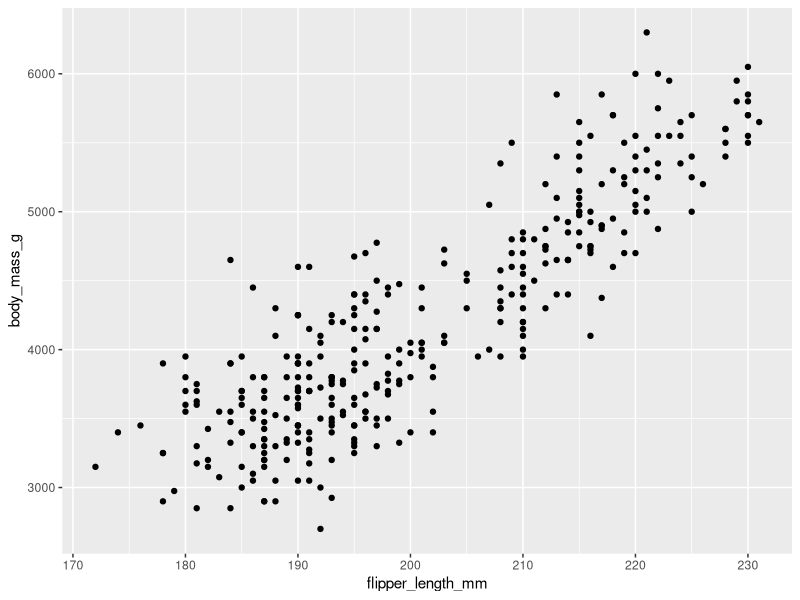
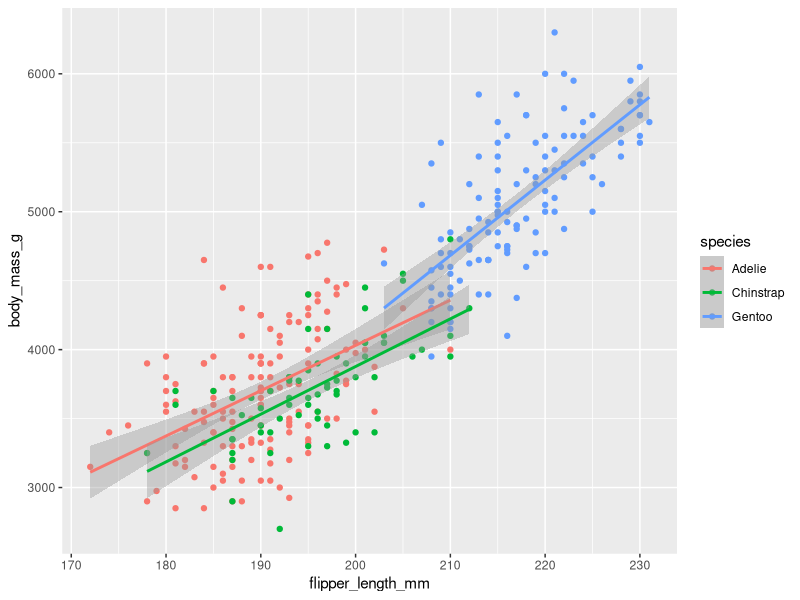
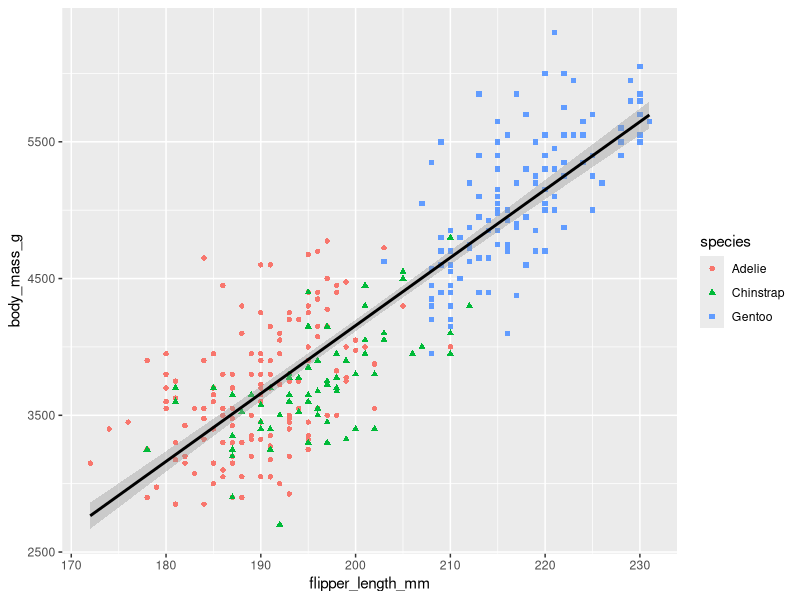
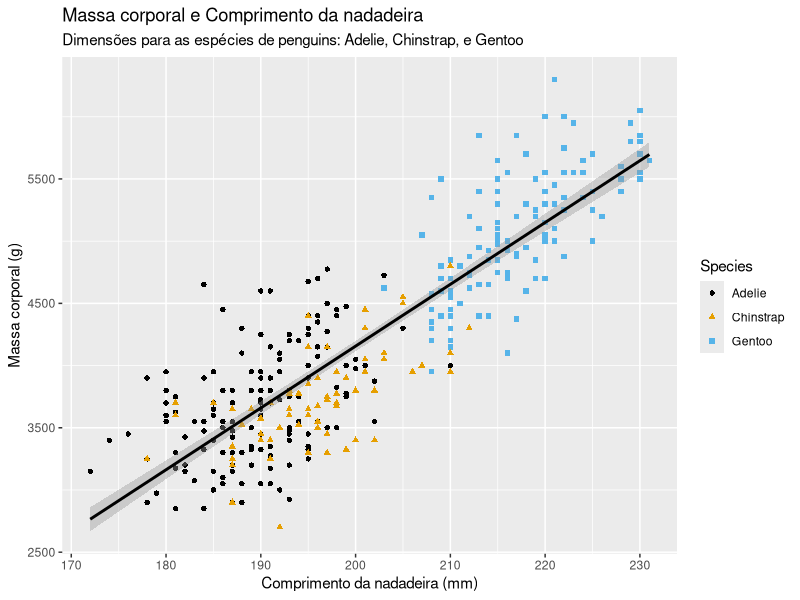
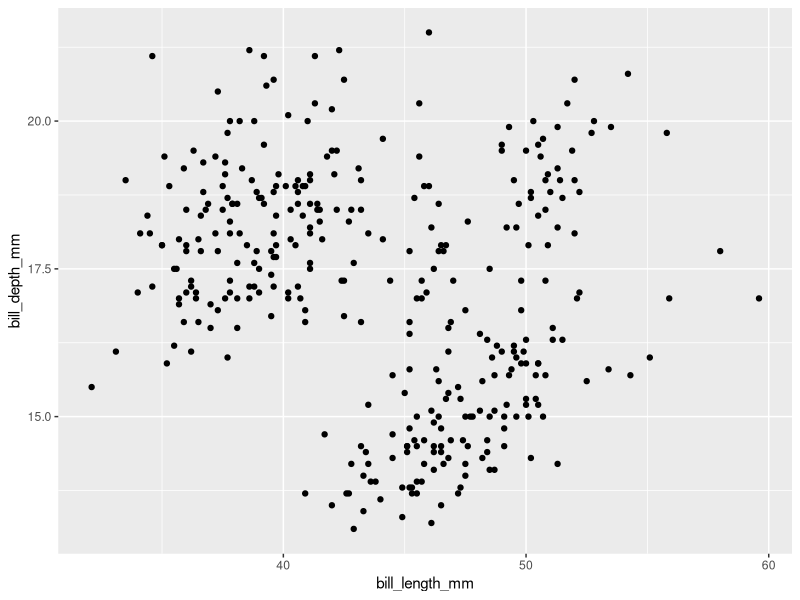
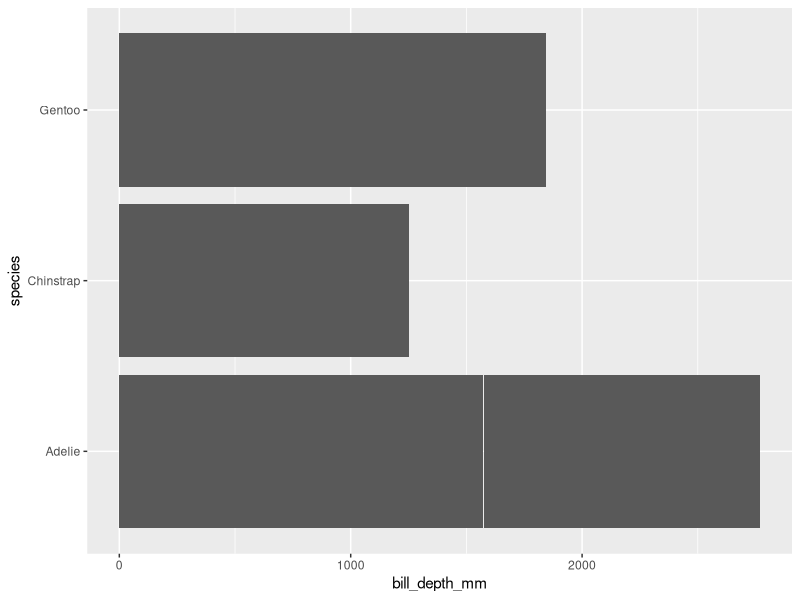
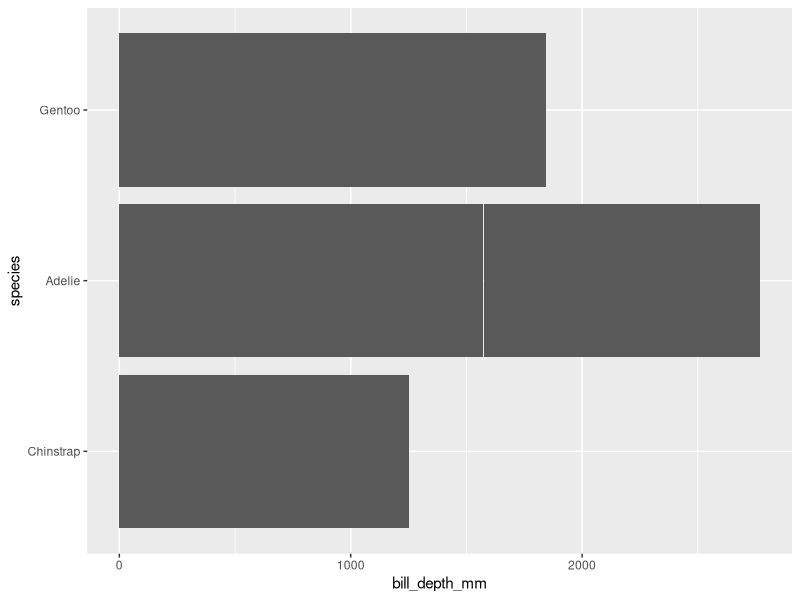

Reproduce these figures in R, in order. (Note: this script raises an error after producing the figures.)

# ggplplot - visualizacao de dados ----------------------------------------
# Carregando os pacotes:

library(tidyverse)
install.packages("palmerpenguins")
install.packages("ggthemes")
library(palmerpenguins)
library(ggthemes)


penguins %>% 
  view()
glimpse(penguins)


ggplot(data = penguins, 
       mapping = aes(x = flipper_length_mm, y = body_mass_g))+
  geom_point()


# testando a relacao do tamanho da nadeira com a massa corporal 
#junto a variavel especie:

ggplot(data = penguins, 
       mapping = aes(x  = flipper_length_mm, y = body_mass_g, color = species))+
  geom_point() + geom_smooth(method = "lm")



# Scatterplot (geom_point) sao bons para demonstrar a relacao entre duas
#variaveis numericas. 

#Entretanto, e importante nao se deixar levar de primeira por uma relacao aparente
#e fazer combinacoes com outras variaveis para observar se esta primeira
#impressao permanece ou muda. 


#Quando definimos o argumento estetico (aes) no nivel global, cada nova 
#camada adicionada reflete para todo o grafico, entretanto, agora queremos
#diferenciar as cores apenas pela variavel species, mas nao queremos que o 
#geom_smoth seja afetado, entao devemos defirnir a cor no nivel local, ou seja,
#apenas no objeto geometrico que lhe diz respeito, o geom_point:

ggplot(data = penguins, 
       mapping = aes(x = flipper_length_mm, y = body_mass_g)) +
  geom_point(aes(color = species, shape = species)) +
  geom_smooth(method = "lm", color = "black")


# adicionando uma legenda com o argumento labd:


ggplot(data = penguins, 
       mapping = aes(x = flipper_length_mm, y = body_mass_g)) +
  geom_point(aes(color = species, shape = species)) +
  geom_smooth(method = "lm", color = "black")+
  labs(
    title = "Massa corporal e Comprimento da nadadeira",
    subtitle = "Dimensões para as espécies de penguins: Adelie, Chinstrap, e Gentoo",
    x = "Comprimento da nadadeira (mm)",
    y = "Massa corporal (g)",
    color = "Species", shape = "Species"
  )+
  scale_color_colorblind()



#scale_color_colorblind adiciona uma camada de cores segura para pessoas
#que nao enxergam determinadas cores. 




# Exercicios --------------------------------------------------------------

# 1 - How many rows are in penguins? How many columns?

glimpse(penguins)

# 344 linhas - observacoes
# 8 colunas - variaveis

# 2 - What does the bill_depth_mm variable in the penguins data frame describe? 
# Read the help for ?penguins to find out.

?penguins
# a number denoting bill depth (millimeters)


# 3 - Make a scatterplot of bill_depth_mm vs. bill_length_mm. 
# That is, make a scatterplot with bill_depth_mm on the y-axis and bill_length_mm on the x-axis. 
# Describe the relationship between these two variables.

ggplot(data = penguins, 
       mapping = aes(x = bill_length_mm, y =  bill_depth_mm))+
  geom_point()
#a relacao parece ser de contraposicao, quanto ,maior bill_depth, menor
#sera bill length


#  4 - What happens if you make a scatterplot of species vs. bill_depth_mm? 
# What might be a better choice of geom?

# um grafico de barras representa bem a relacao entre uma variavel 
#categorica e uma variavel numerica. 


ggplot(data = penguins, 
       mapping = aes(x = bill_depth_mm, y = species))+
  geom_col()


# consertando a relacao de proporcao:

penguins %>% 
  mutate(species = fct_reorder(species, -bill_depth_mm)) %>% 
  ggplot()+
  geom_col(aes(x = bill_depth_mm, y = species))

#nao deu certo??


# 5 - Why does the following give an error and how would you fix it?


 ggplot(data = penguins) + 
geom_point()

# esta faltando os argumentos esteticos (aes) x e y
# para resolver e necessario adicionar os valores de x e y em aes.
 

# What does the na.rm argument do in geom_point()? What is the default value of the argument? 
 # Create a scatterplot where you successfully use this argument set to TRUE.
 
 ggplot( data = penguins, 
         mapping = aes(x = flipper_length_mm, y = body_mass_g))+
   geom_point(na.rm = T)
 
 # na.rm = T silencia as mensagens de aviso de valores nao encontrados.
 

# Add the following caption to the plot you made in the previous exercise: “Data come from the palmerpenguins package.” 
 # Hint: Take a look at the documentation for labs().


 ggplot(data = penguins, 
        mapping = aes(x = flipper_length_mm, y = body_mass_g)) +
   geom_point(aes(color = species, shape = species)) +
   geom_smooth(method = "lm", color = "black")+
   labs(
     title = "Massa corporal e Comprimento da nadadeira",
     subtitle = "Dimensões para as espécies de penguins: Adelie, Chinstrap, e Gentoo",
     x = "Comprimento da nadadeira (mm)",
     y = "Massa corporal (g)",
     color = "Species", shape = "Species",
     caption = "Data come from the palmerpenguins package."
   )+
   scale_color_colorblind()

# Recreate the following visualization. What aesthetic should bill_depth_mm be mapped to? 
 # And should it be mapped at the global level or at the geom level?

 # deve ser mapeado no nivel do geom:
 
 ggplot(data = penguins,
        aes(x = flipper_length_mm, y = body_mass_g))+
   geom_point(aes(color = bill_depth_mm))+
   geom_smooth()

 
 
 
  #
 
 ggplot(
   data = penguins,
   mapping = aes(x = flipper_length_mm, y = body_mass_g, color = island)
 ) +
   geom_point() +
   geom_smooth(se = FALSE)
 

# Escrevendo de forma mais concisa: ---------------------------------------
#ocultando alguns argumentos:
 
 ggplot(penguins, aes(x = flipper_length_mm, y = body_mass_g)) + 
   geom_point()

 

# Visualizacao das variaveis ----------------------------------------------

# Como voce visualiza os dados depende do tipo de variavel
 #se categorica ou numerica. 
 
 
 # A variavel e categorica se agrupa apenas um pequeno conjunto de dados
 # por exemplo no dataset palmerpenguins a variavel species
 # e categorica
 # para a visualizacao de variaveis categoricas recomenda-se o uso de 
 # graficos de barra.
 
 
 ggplot(penguins, aes(x = species)) +
   geom_bar()

 
# para representar variaveis categoricas e recomendavel o ordenamento, o 
 # R faz isso transformando as variaveis em fatores:
 
 ggplot(penguins, aes(x = fct_infreq(species))) +
   geom_bar()


 ggplot(penguins, aes(x = fct_infreq(species)))+
   geom_bar()

 
# uma variavel e numerica se ela reune um enorme conjunto de valores
 # numericos, com os quais e possivel fazer operacoes como a media
 # entre outras operacoes matematicas. As variaveis numericas podem
 # ser continuas ou discretas.
 
 
 # O histogram e usado para fazer a distribuicao de variaveis continuas:
 
# density plot tambem servem para variaveis numericas.
 
 # https://r4ds.hadley.nz/data-visualize
 # 2.4.3 Exercises - parei aqui
 
 
# Exercise 
 
 # Make a bar plot of species of penguins, 
 # where you assign species to the y aesthetic. How is this plot different?
 
 
 ggplot(penguins, aes(y = fct_infreq(species)))+
   geom_bar()
 
 
 
 ggplot(penguins, aes(x = fct_infreq(species)))+
   geom_bar()
 
 
 
 
# A diferenca e que com y o grafico de colunas fica na posicao horizontal.
 
 
 
 # 2 - How are the following two plots different? 
   # Which aesthetic, color or fill, is more useful for changing the color of bars?
 
 
 ggplot(penguins, aes(x = species)) +
   geom_bar(color = "red")
 
 ggplot(penguins, aes(x = fct_infreq(species))) +
   geom_bar(fill = "red")
 
 
# para grafico de barras o argumento fill e mais recomendado que o color, pois fill ira
 # colorir toda a parte interna da barra, enquanto color so pinta as bordas do grafico.
 
 
 # 3 -What does the bins argument in geom_histogram() do?
 
 # bindwith demonstra a distribuicao do valor de x, ao selecionar o intervalo de bin
 # devemos ter em mente a distribuicao mais proporcional do valor e a representacao
 # que demonstre isso
 
 
 # Make a histogram of the carat variable in
 # the diamonds dataset that is available when you load the tidyverse package. 
 # Experiment with different binwidths. What binwidth reveals the most interesting patterns?
 
 
 ggplot(diamonds, aes(x = carat))+
   geom_histogram(binwidth = 0.2)

 
 
 # Parei aqui - visualizatin relationships.
 
 
 
 
 
 
 
 
 
 
 
 































